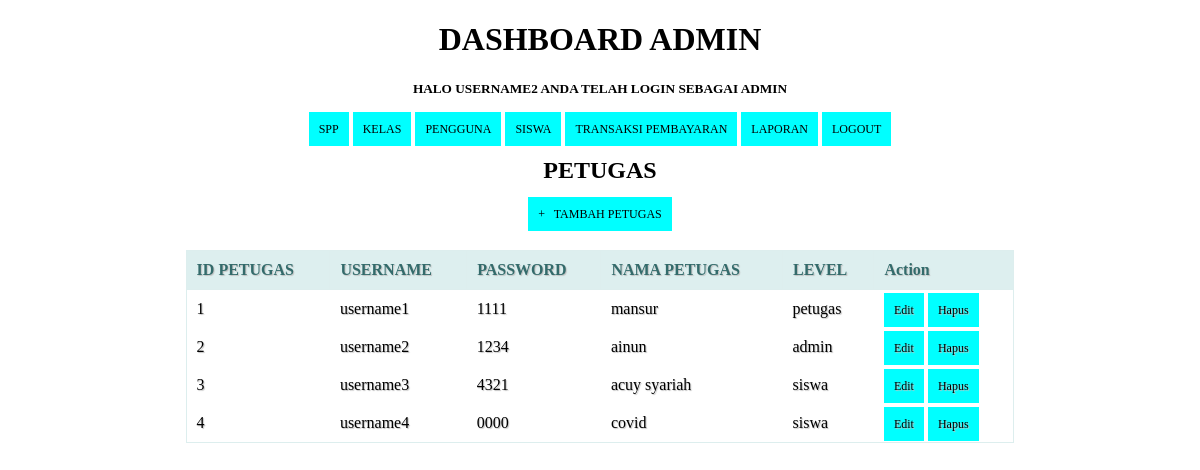
/petugas.php (signed in), run on the app's committed database.
### tables this page shows
CREATE TABLE `petugas` (
  `id_petugas` int(11) NOT NULL,
  `username` varchar(25) NOT NULL,
  `password` varchar(32) NOT NULL,
  `nama_petugas` varchar(35) NOT NULL,
  `level` enum('admin','petugas','siswa') NOT NULL
);

### petugas.php (the view, shortened to what this page needs)
<!DOCTYPE html>
<html>
  <head>
  </head>
<body>
	<?php
  include ('header.php');
?>
    <center><h2>PETUGAS</h2><center>
    <center><a href="tambah_petugas.php">+ &nbsp; TAMBAH PETUGAS</a><center>
    <br/>
    <table>
      <thead>
        <tr>
		<th>ID PETUGAS</th>
          <th>USERNAME</th>
          <th>PASSWORD</th>
          <th>NAMA PETUGAS</th>
          <th>LEVEL</th>
		  <th>Action</th>
        </tr>
    </thead>
    <tbody>
      <?php
      $query = "SELECT * FROM petugas ORDER BY id_petugas ASC";
      $result = mysqli_query($koneksi, $query);
      $no = 1;
      while($row = mysqli_fetch_assoc($result))
      {
      ?>
       <tr>
          <td><?php echo $no; ?></td>
          <td><?php echo $row['username']; ?></td>
		   <td><?php echo $row['password']; ?></td>
		    <td><?php echo $row['nama_petugas']; ?></td>
           <td><?php echo substr($row['level'], 0, 20); ?></td>
          <td>
              <a href="edit_petugas.php?id=<?php echo $row['id_petugas']; ?>">Edit</a>
              <a href="proses_hapuspetugas.php?id=<?php echo $row['id_petugas']; ?>" onClick="return confirm('Anda yakin akan menghapus data ini?')">Hapus</a>
          </td>
      </tr>
      <?php
        $no++;
      }
      ?>
    </tbody>
    </table>
</body>
</html>

### petugas.php (style rules this page uses)
* { font-family: "Trebuchet MS"; }
h2 { text-transform: uppercase; color: black; }
table { border: solid 1px #DDEEEE; border-collapse: collapse; border-spacing: 0; width: 70%; margin: 10px auto 10px auto; }
table thead th { background-color: #DDEFEF; border: crimson 1px #DDEEEE; color: #336B6B; padding: 10px; text-align: left; text-shadow: 1px 1px 1px #DDEEEE; text-decoration: none; }
table tbody td { border: crimson 1px #DDEEEE; color: #333; padding: 10px; text-shadow: 1px 1px 1px #DDEEEE; }
a { background-color: crimson; color: #DDEEEE; padding: 10px; text-decoration: none; font-size: 12px; }

### header.php (style rules this page uses)
* { font-family: "Trebuchet MS"; }
table { border: solid 1px #DDEEEE; border-collapse: collapse; border-spacing: 0; width: 70%; margin: 10px auto 10px auto; }
table thead th { background-color: #DDEFEF; border: solid 1px #DDEEEE; color: #336B6B; padding: 10px; text-align: left; text-shadow: 1px 1px 1px #C0C0C0; text-decoration: none; }
table tbody td { border: black 1px #DDEEEE; color: #000000 ; padding: 10px; text-shadow: 1px 1px 1px #C0C0C0; }
a { background-color: aqua; color: #000000; padding: 10px; text-decoration: none; font-size: 12px; }

### data on the page
petugas: username "username1", password "1111", nama_petugas "mansur", level "petugas"
petugas: username "username2", password "1234", nama_petugas "ainun", level "admin"
petugas: username "username3", password "4321", nama_petugas "acuy syariah", level "siswa"
petugas: username "username4", password "0000", nama_petugas "covid", level "siswa"

### other printed values
$_SESSION['username'] "USERNAME2"
$_SESSION['level'] "ADMIN"
